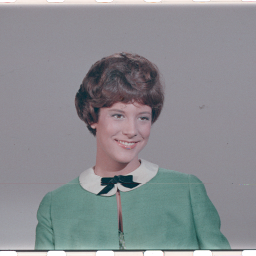
#> input picture misc/4.1.03.tiff, 256 x 256 px
$ jupyter execute --allow-errors notebook1.ipynb   (text cells are left out)
#> lines starting #> are read from the running program, lines starting #| are printed output that depends on the picture; pictures that were not available may be replaced by others from this repository, and a replacement may not be noted
[cell 1]
import matplotlib.pyplot as plt
from skimage import io

[cell 2]
f, p = plt.subplots(1,2,figsize=(15,15))
p[0].imshow(io.imread("./misc/4.1.03.tiff"))
p[1].imshow(io.imread("./images/grey/img02.png"), cmap='Greys_r')
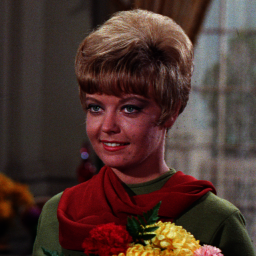
#> input picture misc/4.1.01.tiff, 256 x 256 px, given in place of img02.png, which was not available

f, p = plt.subplots(1,2,figsize=(15,15))
p[0].imshow(io.imread("./misc/4.1.08.tiff"))
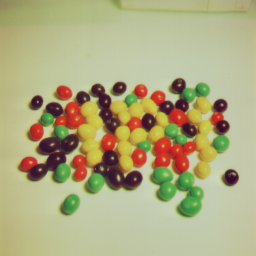
#> input picture misc/4.1.08.tiff, 256 x 256 px
p[1].imshow(io.imread("./images/grey/img07.png"), cmap='Greys_r')
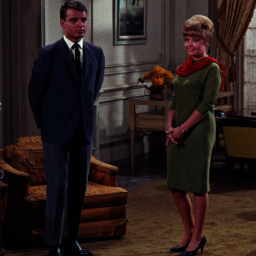
#> input picture misc/4.1.02.tiff, 256 x 256 px, given in place of img07.png, which was not available
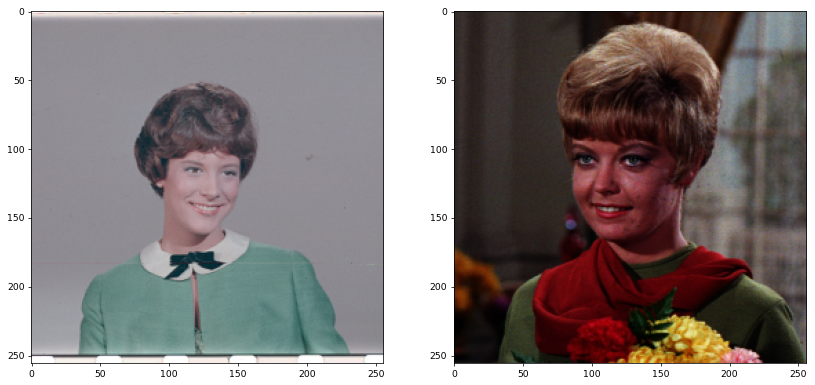
#> figure drawn by matplotlib, 2 panels
